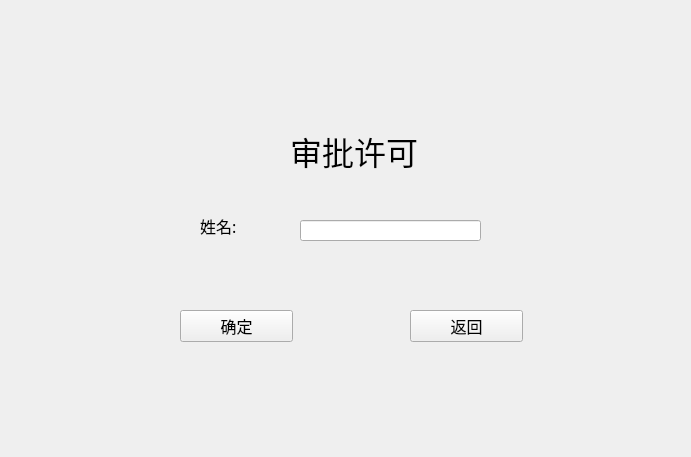
<?xml version="1.0" encoding="UTF-8"?>
<ui version="4.0">
 <class>AdmitLeave</class>
 <widget class="QWidget" name="AdmitLeave">
  <property name="geometry">
   <rect>
    <x>0</x>
    <y>0</y>
    <width>691</width>
    <height>457</height>
   </rect>
  </property>
  <property name="windowTitle">
   <string>Form</string>
  </property>
  <widget class="QLabel" name="label">
   <property name="geometry">
    <rect>
     <x>290</x>
     <y>120</y>
     <width>201</width>
     <height>61</height>
    </rect>
   </property>
   <property name="font">
    <font>
     <family>Papyrus</family>
     <pointsize>24</pointsize>
    </font>
   </property>
   <property name="text">
    <string>审批许可</string>
   </property>
  </widget>
  <widget class="QLabel" name="label_2">
   <property name="geometry">
    <rect>
     <x>200</x>
     <y>210</y>
     <width>71</width>
     <height>31</height>
    </rect>
   </property>
   <property name="font">
    <font>
     <family>微软雅黑</family>
     <pointsize>12</pointsize>
    </font>
   </property>
   <property name="text">
    <string>姓名:</string>
   </property>
  </widget>
  <widget class="QLineEdit" name="name">
   <property name="geometry">
    <rect>
     <x>300</x>
     <y>220</y>
     <width>181</width>
     <height>21</height>
    </rect>
   </property>
  </widget>
  <widget class="QPushButton" name="confirm">
   <property name="geometry">
    <rect>
     <x>180</x>
     <y>310</y>
     <width>113</width>
     <height>32</height>
    </rect>
   </property>
   <property name="font">
    <font>
     <family>微软雅黑</family>
     <pointsize>12</pointsize>
    </font>
   </property>
   <property name="text">
    <string>确定</string>
   </property>
  </widget>
  <widget class="QPushButton" name="return_2">
   <property name="geometry">
    <rect>
     <x>410</x>
     <y>310</y>
     <width>113</width>
     <height>32</height>
    </rect>
   </property>
   <property name="font">
    <font>
     <family>微软雅黑</family>
     <pointsize>12</pointsize>
    </font>
   </property>
   <property name="text">
    <string>返回</string>
   </property>
  </widget>
 </widget>
 <resources/>
 <connections/>
</ui>
